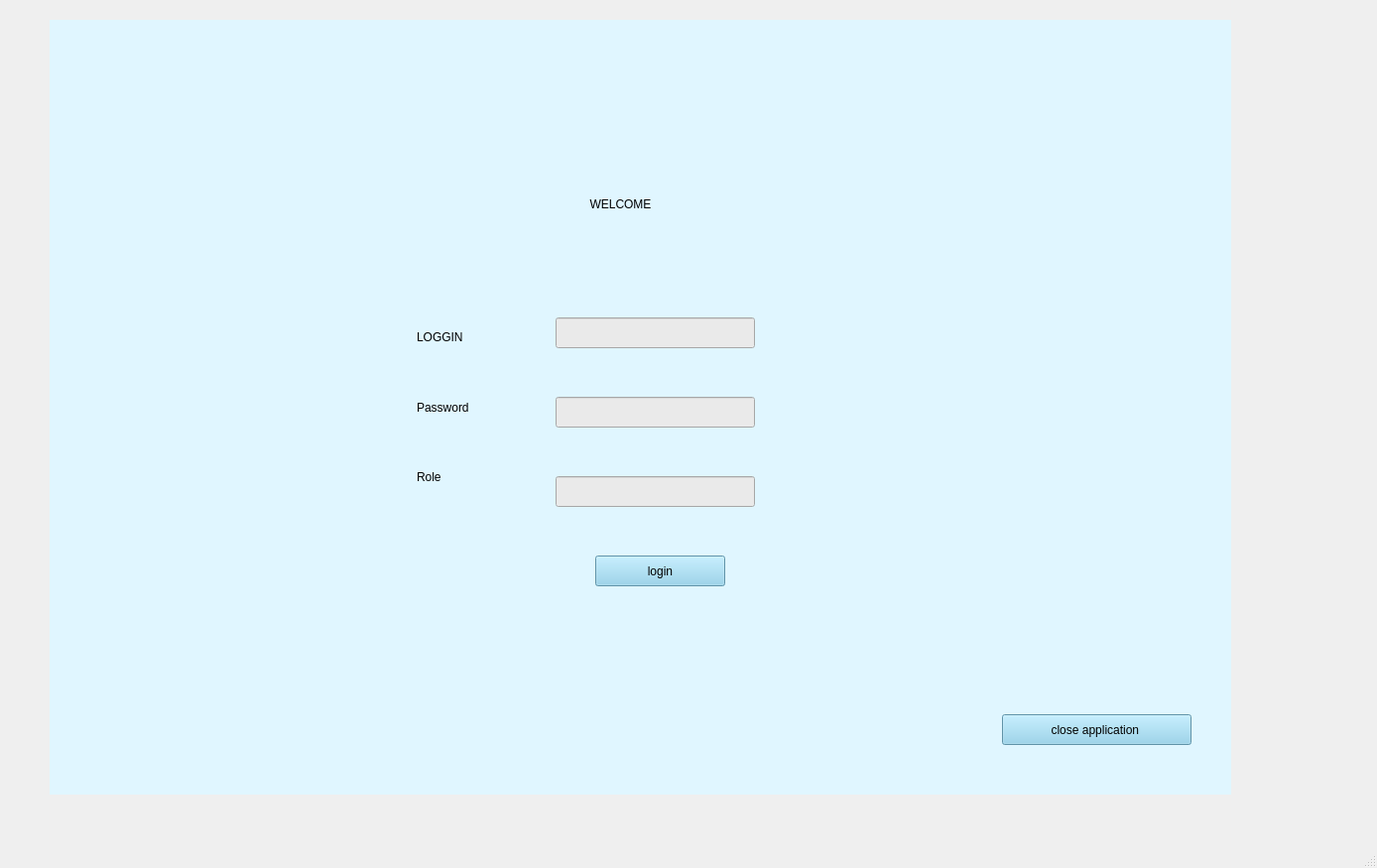
<?xml version="1.0" encoding="UTF-8"?>
<ui version="4.0">
 <class>MainWindow</class>
 <widget class="QMainWindow" name="MainWindow">
  <property name="geometry">
   <rect>
    <x>0</x>
    <y>0</y>
    <width>1388</width>
    <height>875</height>
   </rect>
  </property>
  <property name="windowTitle">
   <string>MainWindow</string>
  </property>
  <widget class="QWidget" name="centralwidget">
   <widget class="QStackedWidget" name="stackedWidget">
    <property name="geometry">
     <rect>
      <x>50</x>
      <y>20</y>
      <width>1191</width>
      <height>781</height>
     </rect>
    </property>
    <property name="styleSheet">
     <string notr="true">background-color: #E0F6FF;
</string>
    </property>
    <property name="currentIndex">
     <number>0</number>
    </property>
    <widget class="QWidget" name="page">
     <widget class="QPushButton" name="pushButton">
      <property name="geometry">
       <rect>
        <x>960</x>
        <y>700</y>
        <width>191</width>
        <height>31</height>
       </rect>
      </property>
      <property name="styleSheet">
       <string notr="true">background-color: #87CEEB;
font: 14pt &quot;Segoe UI&quot;;
</string>
      </property>
      <property name="text">
       <string>close application </string>
      </property>
     </widget>
     <widget class="QLabel" name="label">
      <property name="geometry">
       <rect>
        <x>-30</x>
        <y>140</y>
        <width>1211</width>
        <height>91</height>
       </rect>
      </property>
      <property name="styleSheet">
       <string notr="true">font: 36pt &quot;Segoe UI&quot;;</string>
      </property>
      <property name="text">
       <string>WELCOME</string>
      </property>
      <property name="alignment">
       <set>Qt::AlignmentFlag::AlignCenter</set>
      </property>
     </widget>
     <widget class="QLabel" name="label_2">
      <property name="geometry">
       <rect>
        <x>370</x>
        <y>310</y>
        <width>91</width>
        <height>20</height>
       </rect>
      </property>
      <property name="styleSheet">
       <string notr="true">color:black;
font: 14pt &quot;Segoe UI&quot;;</string>
      </property>
      <property name="text">
       <string>LOGGIN</string>
      </property>
     </widget>
     <widget class="QLabel" name="label_3">
      <property name="geometry">
       <rect>
        <x>370</x>
        <y>380</y>
        <width>111</width>
        <height>21</height>
       </rect>
      </property>
      <property name="styleSheet">
       <string notr="true">color:black;
font: 14pt &quot;Segoe UI&quot;;</string>
      </property>
      <property name="text">
       <string>Password</string>
      </property>
     </widget>
     <widget class="QLabel" name="label_4">
      <property name="geometry">
       <rect>
        <x>370</x>
        <y>450</y>
        <width>111</width>
        <height>21</height>
       </rect>
      </property>
      <property name="styleSheet">
       <string notr="true">color:balck;
font: 14pt &quot;Segoe UI&quot;;</string>
      </property>
      <property name="text">
       <string>Role</string>
      </property>
     </widget>
     <widget class="QLineEdit" name="lineEdit">
      <property name="geometry">
       <rect>
        <x>510</x>
        <y>300</y>
        <width>201</width>
        <height>31</height>
       </rect>
      </property>
      <property name="styleSheet">
       <string notr="true">background-color: rgb(234, 234, 234);
color: black;
</string>
      </property>
      <property name="text">
       <string/>
      </property>
     </widget>
     <widget class="QLineEdit" name="lineEdit_2">
      <property name="geometry">
       <rect>
        <x>510</x>
        <y>380</y>
        <width>201</width>
        <height>31</height>
       </rect>
      </property>
      <property name="styleSheet">
       <string notr="true">background-color: rgb(234, 234, 234);
color: black;</string>
      </property>
     </widget>
     <widget class="QLineEdit" name="lineEdit_3">
      <property name="geometry">
       <rect>
        <x>510</x>
        <y>460</y>
        <width>201</width>
        <height>31</height>
       </rect>
      </property>
      <property name="styleSheet">
       <string notr="true">background-color: rgb(234, 234, 234);
color:black;</string>
      </property>
     </widget>
     <widget class="QPushButton" name="pushButton_2">
      <property name="geometry">
       <rect>
        <x>550</x>
        <y>540</y>
        <width>131</width>
        <height>31</height>
       </rect>
      </property>
      <property name="styleSheet">
       <string notr="true">background-color: #87CEEB;
font: 14pt &quot;Segoe UI&quot;;
</string>
      </property>
      <property name="text">
       <string>login</string>
      </property>
     </widget>
     <widget class="QLabel" name="label_5">
      <property name="geometry">
       <rect>
        <x>50</x>
        <y>40</y>
        <width>261</width>
        <height>171</height>
       </rect>
      </property>
      <property name="styleSheet">
       <string notr="true">image: url(:/res/background.png);</string>
      </property>
      <property name="text">
       <string/>
      </property>
     </widget>
     <widget class="QLabel" name="label_6">
      <property name="geometry">
       <rect>
        <x>940</x>
        <y>40</y>
        <width>191</width>
        <height>171</height>
       </rect>
      </property>
      <property name="styleSheet">
       <string notr="true">image: url(:/res/equipe.png);</string>
      </property>
      <property name="text">
       <string/>
      </property>
     </widget>
    </widget>
   </widget>
  </widget>
  <widget class="QMenuBar" name="menubar">
   <property name="geometry">
    <rect>
     <x>0</x>
     <y>0</y>
     <width>1388</width>
     <height>25</height>
    </rect>
   </property>
  </widget>
  <widget class="QStatusBar" name="statusbar"/>
 </widget>
 <resources/>
 <connections/>
</ui>
